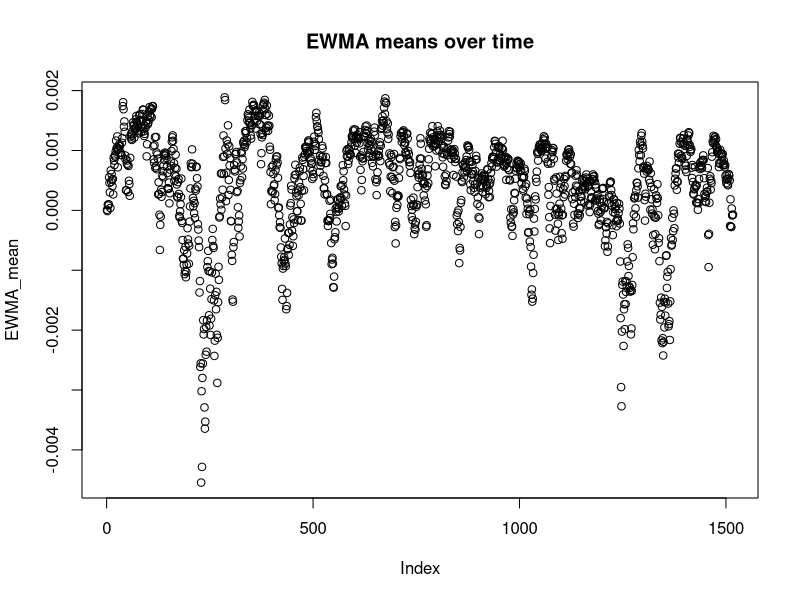
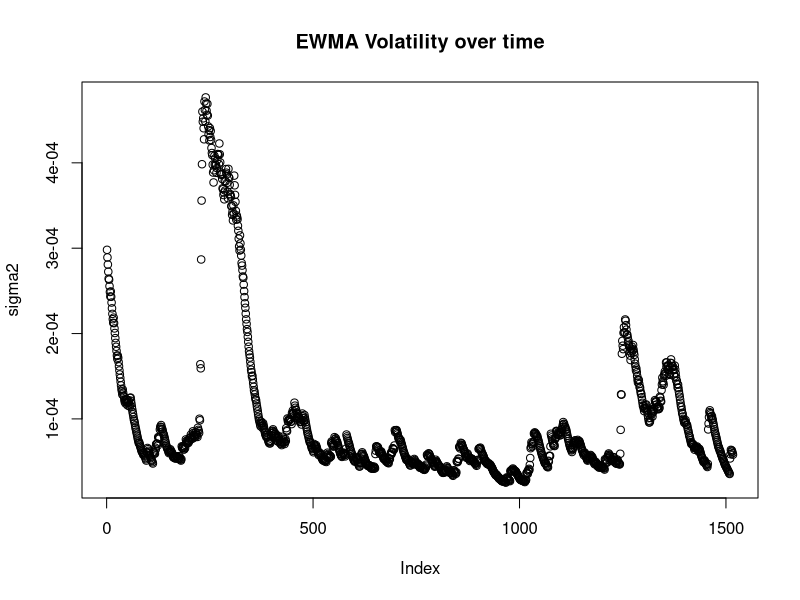

These figures' R source, in order:
# HW2Q5Pt3

# This file computes the 95% VaR using variance/ covariance method with EWMA means and EMWA volatility 
# We then back test the theoretical VaR against the next prediction of the next day to see if it falls outside the 95%
# We are looking the number of times the observed data exceeds the theoretical formulation. 
# We expect the number of violations to be within the confidence interval in file ConfInt.R

# Let's get started 

# Set up the working directory and get the files needed 
setwd("C:/Users/board/Desktop/Kaggle/Value at Risk/Backtest SP500 VaR")
SPData <- read.csv("S_P_Daily_Log_Return_Data.csv")
head(SPData)

# Some intial parameters 
numb_obs <- dim(SPData)[1]
back_obs <- 999
numb_pred <- numb_obs- back_obs
Returns <- SPData$Log.Return
PortLoss <- SPData$Hypothetical.Portfolio.Loss

# EWMA means 
EWMA_mean <- rep(0,numb_pred)
# First value is the mean of the 1st 999 observations
EWMA_mean[1] <- mean(PortLoss[1:(back_obs)])
# Recursive definition for EWMA  
for (i in 1:(numb_pred-1)){
  EWMA_mean[i+1]<- EWMA_mean[i]*0.97 + Returns[(back_obs+i)]*0.03
}

# Sigma2 
# Pre allocate space and initialize first component 
sigma2 <- rep(0, numb_pred)
sigma2[1] <- var(PortLoss[1:(1+back_obs)])

# Recursive equation for sigma 
for(i in 1:(numb_pred-1)){
  sigma2[i+1] <- 0.97*sigma2[i] + 0.03*(Returns[(i+back_obs)]-EWMA_mean[i])^2
  
}

# Take a peak at means and volatility 
plot(EWMA_mean, main = "EWMA means over time")
plot(sigma2, main = "EWMA Volatility over time")

# Calculate VaR and check for violations 
Var <- -(exp(EWMA_mean[(2:numb_pred)]+sqrt(sigma2[(2:numb_pred)])*qnorm(0.95))-1)
Violations <- PortLoss[(back_obs):(numb_obs-2)] < Var
sum(Violations)

